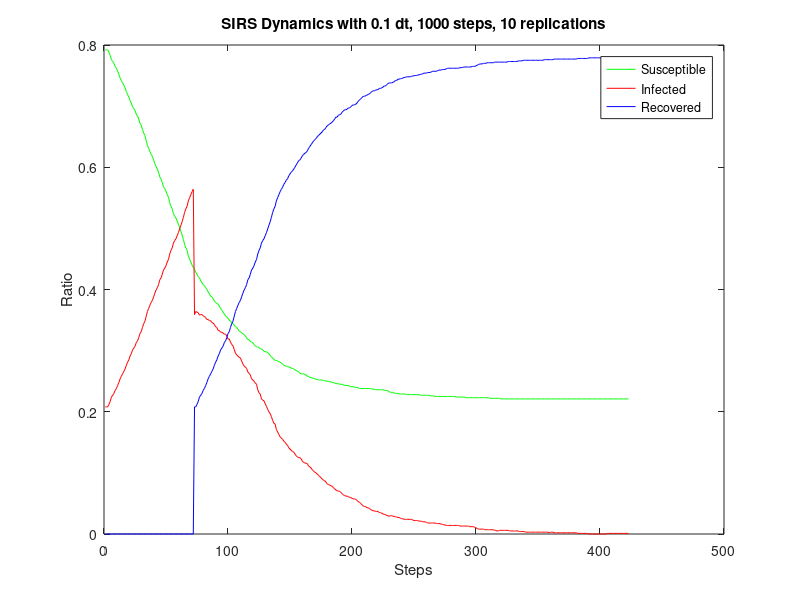

Recreate this plot in MATLAB.
steps = 1000;
dt = 0.1;
replications = 10;
dynamics = [
0.792,0.208,0.000;
0.792,0.208,0.000;
0.792,0.208,0.000;
0.788,0.212,0.000;
0.783,0.217,0.000;
0.776,0.224,0.000;
0.773,0.227,0.000;
0.770,0.230,0.000;
0.765,0.235,0.000;
0.762,0.238,0.000;
0.757,0.243,0.000;
0.752,0.248,0.000;
0.746,0.254,0.000;
0.742,0.258,0.000;
0.738,0.262,0.000;
0.734,0.266,0.000;
0.730,0.270,0.000;
0.724,0.276,0.000;
0.719,0.281,0.000;
0.715,0.285,0.000;
0.709,0.291,0.000;
0.705,0.295,0.000;
0.699,0.301,0.000;
0.696,0.304,0.000;
0.693,0.307,0.000;
0.687,0.313,0.000;
0.684,0.316,0.000;
0.679,0.321,0.000;
0.672,0.328,0.000;
0.669,0.331,0.000;
0.662,0.338,0.000;
0.656,0.344,0.000;
0.652,0.348,0.000;
0.644,0.356,0.000;
0.636,0.364,0.000;
0.631,0.369,0.000;
0.626,0.374,0.000;
0.621,0.379,0.000;
0.618,0.382,0.000;
0.612,0.388,0.000;
0.606,0.394,0.000;
0.601,0.399,0.000;
0.597,0.403,0.000;
0.592,0.408,0.000;
0.584,0.416,0.000;
0.581,0.419,0.000;
0.575,0.425,0.000;
0.568,0.432,0.000;
0.565,0.435,0.000;
0.561,0.439,0.000;
0.555,0.445,0.000;
0.551,0.449,0.000;
0.542,0.458,0.000;
0.536,0.464,0.000;
0.532,0.468,0.000;
0.524,0.476,0.000;
0.520,0.480,0.000;
0.517,0.483,0.000;
0.512,0.488,0.000;
0.507,0.493,0.000;
0.501,0.499,0.000;
0.495,0.505,0.000;
0.489,0.511,0.000;
0.482,0.518,0.000;
0.474,0.526,0.000;
0.468,0.532,0.000;
0.464,0.536,0.000;
0.455,0.545,0.000;
0.450,0.550,0.000;
0.445,0.555,0.000;
0.440,0.560,0.000;
0.436,0.564,0.000;
0.433,0.359,0.208;
0.428,0.364,0.208;
0.425,0.363,0.212;
0.421,0.362,0.217;
0.419,0.358,0.224;
0.414,0.359,0.227;
0.411,0.359,0.230;
0.408,0.357,0.235;
0.406,0.356,0.238;
0.403,0.354,0.243;
0.400,0.351,0.248;
0.396,0.351,0.254;
0.393,0.349,0.258;
0.389,0.349,0.262;
0.388,0.346,0.266;
0.385,0.345,0.270;
0.381,0.343,0.276;
0.379,0.339,0.281;
0.377,0.338,0.285;
0.376,0.333,0.291;
0.373,0.333,0.295;
0.369,0.330,0.301;
0.366,0.330,0.304;
0.363,0.329,0.307;
0.360,0.327,0.313;
0.357,0.327,0.316;
0.355,0.324,0.321;
0.353,0.319,0.328;
0.350,0.319,0.331;
0.348,0.314,0.338;
0.346,0.310,0.344;
0.344,0.308,0.348;
0.342,0.302,0.356;
0.339,0.296,0.364;
0.338,0.293,0.369;
0.335,0.291,0.374;
0.332,0.289,0.379;
0.331,0.288,0.382;
0.329,0.283,0.388;
0.328,0.278,0.394;
0.326,0.275,0.399;
0.324,0.273,0.403;
0.321,0.271,0.408;
0.318,0.265,0.416;
0.318,0.263,0.419;
0.315,0.260,0.425;
0.314,0.254,0.432;
0.313,0.252,0.435;
0.310,0.250,0.439;
0.308,0.247,0.445;
0.306,0.245,0.449;
0.306,0.236,0.458;
0.305,0.231,0.464;
0.303,0.229,0.468;
0.303,0.221,0.476;
0.301,0.219,0.480;
0.299,0.218,0.483;
0.298,0.213,0.488;
0.298,0.209,0.493;
0.297,0.204,0.499;
0.295,0.200,0.505;
0.292,0.197,0.511;
0.290,0.192,0.518;
0.288,0.186,0.526;
0.286,0.181,0.532;
0.284,0.180,0.536;
0.284,0.171,0.545;
0.283,0.167,0.550;
0.282,0.163,0.555;
0.281,0.159,0.560;
0.280,0.157,0.564;
0.278,0.155,0.567;
0.276,0.152,0.572;
0.275,0.150,0.575;
0.275,0.147,0.579;
0.274,0.145,0.581;
0.273,0.141,0.586;
0.273,0.139,0.589;
0.271,0.137,0.592;
0.271,0.135,0.594;
0.270,0.134,0.597;
0.269,0.131,0.600;
0.267,0.128,0.604;
0.267,0.126,0.607;
0.265,0.125,0.611;
0.263,0.125,0.612;
0.262,0.123,0.615;
0.262,0.119,0.619;
0.262,0.117,0.621;
0.261,0.116,0.623;
0.260,0.116,0.624;
0.258,0.115,0.627;
0.258,0.111,0.631;
0.256,0.110,0.634;
0.256,0.108,0.637;
0.255,0.105,0.640;
0.255,0.103,0.643;
0.254,0.101,0.645;
0.253,0.100,0.647;
0.253,0.098,0.650;
0.252,0.096,0.652;
0.252,0.094,0.654;
0.252,0.092,0.656;
0.252,0.090,0.658;
0.251,0.088,0.661;
0.251,0.087,0.662;
0.250,0.085,0.665;
0.250,0.082,0.668;
0.250,0.081,0.669;
0.249,0.080,0.671;
0.249,0.079,0.672;
0.248,0.078,0.674;
0.248,0.076,0.676;
0.247,0.074,0.679;
0.246,0.072,0.682;
0.246,0.071,0.682;
0.246,0.070,0.685;
0.245,0.070,0.686;
0.245,0.068,0.687;
0.245,0.066,0.690;
0.244,0.064,0.692;
0.243,0.063,0.694;
0.243,0.062,0.694;
0.243,0.062,0.695;
0.243,0.061,0.697;
0.242,0.060,0.697;
0.241,0.060,0.699;
0.241,0.058,0.701;
0.241,0.058,0.702;
0.240,0.057,0.702;
0.240,0.057,0.703;
0.240,0.055,0.705;
0.239,0.053,0.708;
0.238,0.052,0.710;
0.238,0.050,0.712;
0.238,0.048,0.714;
0.238,0.046,0.716;
0.238,0.045,0.716;
0.238,0.045,0.717;
0.238,0.043,0.718;
0.238,0.043,0.719;
0.238,0.042,0.720;
0.238,0.040,0.722;
0.237,0.039,0.724;
0.237,0.038,0.725;
0.237,0.038,0.725;
0.236,0.037,0.726;
0.236,0.037,0.727;
0.236,0.037,0.727;
0.236,0.035,0.729;
0.236,0.035,0.729;
0.236,0.034,0.730;
0.236,0.033,0.731;
0.235,0.032,0.733;
0.235,0.032,0.733;
0.235,0.030,0.735;
0.234,0.030,0.737;
0.233,0.029,0.738;
0.232,0.030,0.738;
0.231,0.030,0.738;
0.231,0.029,0.739;
0.231,0.029,0.740;
0.230,0.028,0.742;
0.230,0.028,0.742;
0.230,0.027,0.744;
0.229,0.027,0.744;
0.229,0.026,0.745;
0.229,0.025,0.745;
0.229,0.025,0.746;
0.229,0.024,0.747;
0.229,0.024,0.747;
0.228,0.024,0.748;
0.228,0.024,0.748;
0.228,0.024,0.748;
0.228,0.024,0.748;
0.228,0.024,0.749;
0.228,0.023,0.749;
0.228,0.022,0.750;
0.228,0.022,0.750;
0.228,0.022,0.750;
0.228,0.022,0.751;
0.228,0.021,0.751;
0.227,0.021,0.752;
0.227,0.021,0.752;
0.227,0.020,0.753;
0.227,0.020,0.754;
0.227,0.020,0.754;
0.227,0.019,0.754;
0.227,0.018,0.755;
0.227,0.018,0.755;
0.226,0.018,0.755;
0.226,0.018,0.756;
0.226,0.018,0.757;
0.226,0.018,0.757;
0.225,0.018,0.757;
0.225,0.017,0.757;
0.225,0.017,0.758;
0.225,0.017,0.759;
0.225,0.017,0.759;
0.225,0.016,0.759;
0.225,0.016,0.760;
0.225,0.015,0.760;
0.225,0.015,0.760;
0.225,0.014,0.761;
0.225,0.014,0.762;
0.225,0.014,0.762;
0.225,0.014,0.762;
0.225,0.014,0.762;
0.225,0.014,0.762;
0.225,0.014,0.762;
0.225,0.014,0.762;
0.224,0.014,0.762;
0.224,0.014,0.762;
0.224,0.014,0.762;
0.224,0.013,0.763;
0.224,0.013,0.763;
0.224,0.013,0.763;
0.224,0.013,0.764;
0.224,0.013,0.764;
0.223,0.013,0.764;
0.223,0.013,0.764;
0.223,0.013,0.764;
0.223,0.012,0.764;
0.223,0.012,0.764;
0.223,0.012,0.765;
0.223,0.012,0.765;
0.223,0.011,0.765;
0.223,0.010,0.766;
0.223,0.009,0.767;
0.223,0.008,0.768;
0.223,0.008,0.769;
0.223,0.008,0.769;
0.223,0.008,0.769;
0.223,0.008,0.770;
0.223,0.007,0.770;
0.223,0.007,0.770;
0.223,0.007,0.771;
0.223,0.007,0.771;
0.222,0.007,0.771;
0.222,0.007,0.771;
0.222,0.007,0.771;
0.222,0.007,0.771;
0.222,0.006,0.772;
0.222,0.006,0.772;
0.222,0.005,0.772;
0.222,0.005,0.772;
0.222,0.006,0.772;
0.221,0.006,0.772;
0.221,0.006,0.772;
0.221,0.006,0.772;
0.221,0.006,0.772;
0.221,0.006,0.772;
0.221,0.006,0.772;
0.221,0.006,0.773;
0.221,0.005,0.773;
0.221,0.005,0.773;
0.221,0.005,0.773;
0.221,0.005,0.773;
0.221,0.005,0.773;
0.221,0.005,0.773;
0.221,0.005,0.773;
0.221,0.005,0.774;
0.221,0.004,0.774;
0.221,0.004,0.774;
0.221,0.004,0.774;
0.221,0.004,0.775;
0.221,0.004,0.775;
0.221,0.003,0.775;
0.221,0.003,0.775;
0.221,0.003,0.775;
0.221,0.003,0.775;
0.221,0.003,0.775;
0.221,0.003,0.775;
0.221,0.003,0.775;
0.221,0.003,0.775;
0.221,0.003,0.775;
0.221,0.003,0.775;
0.221,0.003,0.775;
0.221,0.003,0.775;
0.221,0.003,0.775;
0.221,0.003,0.775;
0.221,0.003,0.775;
0.221,0.003,0.776;
0.221,0.003,0.776;
0.221,0.003,0.776;
0.221,0.003,0.776;
0.221,0.002,0.776;
0.221,0.003,0.776;
0.221,0.003,0.776;
0.221,0.003,0.776;
0.221,0.002,0.777;
0.221,0.002,0.777;
0.221,0.002,0.777;
0.221,0.002,0.777;
0.221,0.002,0.777;
0.221,0.002,0.777;
0.221,0.002,0.777;
0.221,0.002,0.777;
0.221,0.002,0.777;
0.221,0.002,0.777;
0.221,0.002,0.777;
0.221,0.002,0.777;
0.221,0.002,0.777;
0.221,0.002,0.777;
0.221,0.002,0.777;
0.221,0.002,0.777;
0.221,0.002,0.777;
0.221,0.002,0.777;
0.221,0.002,0.777;
0.221,0.001,0.778;
0.221,0.001,0.778;
0.221,0.001,0.778;
0.221,0.001,0.778;
0.221,0.001,0.778;
0.221,0.001,0.778;
0.221,0.001,0.778;
0.221,0.001,0.778;
0.221,0.001,0.778;
0.221,0.000,0.779;
0.221,0.000,0.779;
0.221,0.000,0.779;
0.221,0.000,0.779;
0.221,0.000,0.779;
0.221,0.000,0.779;
0.221,0.000,0.779;
0.221,0.000,0.779;
0.221,0.000,0.779;
0.221,0.000,0.779;
0.221,0.000,0.779;
0.221,0.000,0.779;
0.221,0.000,0.779;
0.221,0.000,0.779;
0.221,0.000,0.779;
0.221,0.001,0.779;
0.221,0.001,0.779;
0.221,0.001,0.779;
0.221,0.001,0.779;
0.221,0.001,0.779;
0.221,0.001,0.779;
0.221,0.001,0.779;
0.221,0.001,0.779;
0.221,0.001,0.779;
0.221,0.001,0.779;
0.221,0.001,0.779;
0.221,0.001,0.779;
0.221,0.001,0.779;
0.221,0.001,0.779;
0.221,0.001,0.779;
0.221,0.001,0.779;
0.221,0.001,0.779;
0.221,0.001,0.779;
];
susceptibleRatio = dynamics (:, 1);
infectedRatio = dynamics (:, 2);
recoveredRatio = dynamics (:, 3);
figure
plot (susceptibleRatio.', 'color', 'green');
hold on
plot (infectedRatio.', 'color', 'red');
hold on
plot (recoveredRatio.', 'color', 'blue');
xlabel ('Steps');
ylabel ('Ratio');
legend('Susceptible','Infected', 'Recovered');
title ('SIRS Dynamics with 0.1 dt, 1000 steps, 10 replications');
